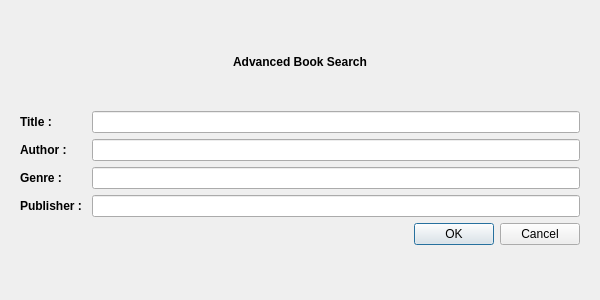
<?xml version="1.0" encoding="UTF-8"?>
<ui version="4.0">
 <class>AdvancedSearch</class>
 <widget class="QDialog" name="AdvancedSearch">
  <property name="geometry">
   <rect>
    <x>0</x>
    <y>0</y>
    <width>600</width>
    <height>300</height>
   </rect>
  </property>
  <property name="minimumSize">
   <size>
    <width>600</width>
    <height>300</height>
   </size>
  </property>
  <property name="maximumSize">
   <size>
    <width>600</width>
    <height>300</height>
   </size>
  </property>
  <property name="windowTitle">
   <string>Dialog</string>
  </property>
  <layout class="QVBoxLayout" name="verticalLayout">
   <item>
    <widget class="QStackedWidget" name="stackedWidget">
     <widget class="QWidget" name="book_search">
      <layout class="QVBoxLayout" name="verticalLayout_3">
       <item>
        <layout class="QVBoxLayout" name="verticalLayout_2" stretch="0,1,0">
         <item>
          <widget class="QLabel" name="label">
           <property name="maximumSize">
            <size>
             <width>16777215</width>
             <height>50</height>
            </size>
           </property>
           <property name="styleSheet">
            <string notr="true">font: 24pt &quot;Myriad Pro&quot;;</string>
           </property>
           <property name="text">
            <string>&lt;html&gt;&lt;head/&gt;&lt;body&gt;&lt;p align=&quot;center&quot;&gt;&lt;span style=&quot; font-weight:600;&quot;&gt;Advanced Book Search&lt;/span&gt;&lt;/p&gt;&lt;/body&gt;&lt;/html&gt;</string>
           </property>
           <property name="alignment">
            <set>Qt::AlignHCenter|Qt::AlignTop</set>
           </property>
          </widget>
         </item>
         <item>
          <layout class="QGridLayout" name="gridLayout">
           <item row="0" column="0">
            <widget class="QLabel" name="label_2">
             <property name="styleSheet">
              <string notr="true">font: 12pt &quot;Myriad Pro&quot;;</string>
             </property>
             <property name="text">
              <string>&lt;html&gt;&lt;head/&gt;&lt;body&gt;&lt;p&gt;&lt;span style=&quot; font-weight:600;&quot;&gt;Title : &lt;/span&gt;&lt;/p&gt;&lt;/body&gt;&lt;/html&gt;</string>
             </property>
            </widget>
           </item>
           <item row="0" column="1">
            <widget class="QLineEdit" name="book_title">
             <property name="styleSheet">
              <string notr="true">font: 14pt &quot;Myriad Pro&quot;;</string>
             </property>
            </widget>
           </item>
           <item row="1" column="0">
            <widget class="QLabel" name="label_3">
             <property name="styleSheet">
              <string notr="true">font: 12pt &quot;Myriad Pro&quot;;</string>
             </property>
             <property name="text">
              <string>&lt;html&gt;&lt;head/&gt;&lt;body&gt;&lt;p&gt;&lt;span style=&quot; font-weight:600;&quot;&gt;Author : &lt;/span&gt;&lt;/p&gt;&lt;/body&gt;&lt;/html&gt;</string>
             </property>
            </widget>
           </item>
           <item row="1" column="1">
            <widget class="QLineEdit" name="author">
             <property name="styleSheet">
              <string notr="true">font: 14pt &quot;Myriad Pro&quot;;</string>
             </property>
            </widget>
           </item>
           <item row="2" column="0">
            <widget class="QLabel" name="label_4">
             <property name="styleSheet">
              <string notr="true">font: 12pt &quot;Myriad Pro&quot;;</string>
             </property>
             <property name="text">
              <string>&lt;html&gt;&lt;head/&gt;&lt;body&gt;&lt;p&gt;&lt;span style=&quot; font-weight:600;&quot;&gt;Genre : &lt;/span&gt;&lt;/p&gt;&lt;/body&gt;&lt;/html&gt;</string>
             </property>
            </widget>
           </item>
           <item row="2" column="1">
            <widget class="QLineEdit" name="genre">
             <property name="styleSheet">
              <string notr="true">font: 14pt &quot;Myriad Pro&quot;;</string>
             </property>
            </widget>
           </item>
           <item row="3" column="0">
            <widget class="QLabel" name="label_5">
             <property name="styleSheet">
              <string notr="true">font: 12pt &quot;Myriad Pro&quot;;</string>
             </property>
             <property name="text">
              <string>&lt;html&gt;&lt;head/&gt;&lt;body&gt;&lt;p&gt;&lt;span style=&quot; font-weight:600;&quot;&gt;Publisher : &lt;/span&gt;&lt;/p&gt;&lt;/body&gt;&lt;/html&gt;</string>
             </property>
            </widget>
           </item>
           <item row="3" column="1">
            <widget class="QLineEdit" name="publisher">
             <property name="styleSheet">
              <string notr="true">font: 14pt &quot;Myriad Pro&quot;;</string>
             </property>
            </widget>
           </item>
          </layout>
         </item>
         <item>
          <layout class="QHBoxLayout" name="horizontalLayout">
           <property name="sizeConstraint">
            <enum>QLayout::SetDefaultConstraint</enum>
           </property>
           <item>
            <spacer name="horizontalSpacer">
             <property name="orientation">
              <enum>Qt::Horizontal</enum>
             </property>
             <property name="sizeHint" stdset="0">
              <size>
               <width>40</width>
               <height>20</height>
              </size>
             </property>
            </spacer>
           </item>
           <item>
            <widget class="QPushButton" name="ok_book_search">
             <property name="text">
              <string>OK</string>
             </property>
            </widget>
           </item>
           <item>
            <widget class="QPushButton" name="cancel_book_search">
             <property name="text">
              <string>Cancel</string>
             </property>
            </widget>
           </item>
          </layout>
         </item>
        </layout>
       </item>
      </layout>
     </widget>
     <widget class="QWidget" name="page_2"/>
    </widget>
   </item>
  </layout>
 </widget>
 <resources/>
 <connections/>
</ui>
